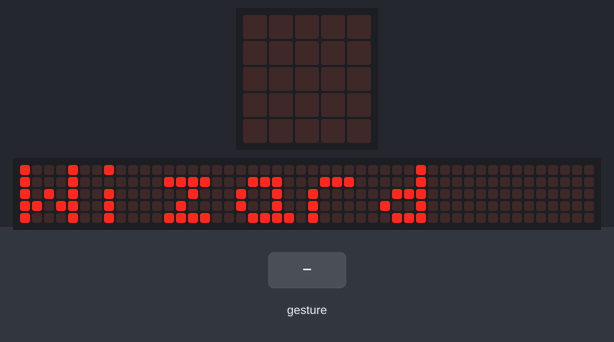
This program was run on a simulated BBC micro:bit (MakeCode). Parts: the board's 5×5 LED display, a strip that is not on the board, showing the scrolling text unrolled. Inputs (shaded band) come from the test bench. Random numbers come from a fixed seed; a tilt is held for 1.5 s and a shake lasts 1 s, then the board lies face up again; the 48×5 strip is a reading aid, not a part: it shows the text the display is scrolling, unrolled, one strip-width of it at a time.

Above: at 5.9 s.
7.6 s: gesture 'shake'
At 13.87 s:
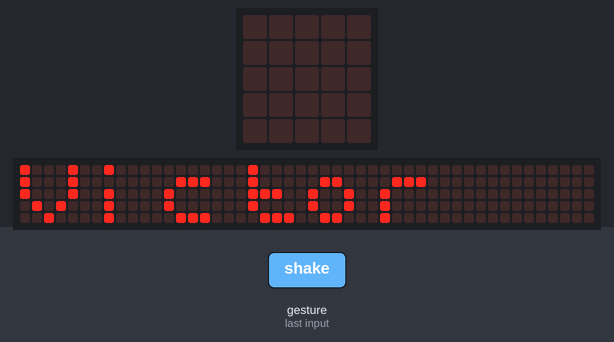
At 14.6 s:
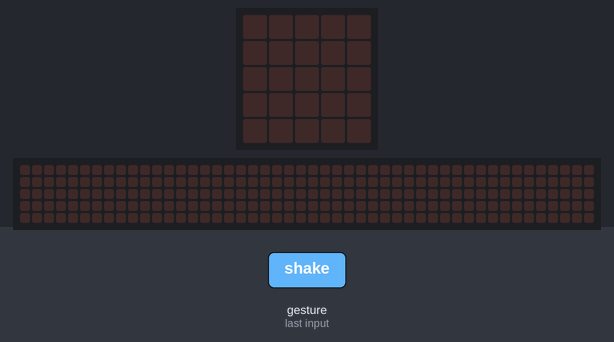

Measured:
- after the input at 7.6 s, the display: changes after 0.20 s (image 1)
- what the display in image 0 shows lasts 0.4 s, from 5.9 s to 6.3 s

The program:

main.ts
```typescript
input.onGesture(Gesture.Shake, function () {
    sorteio = randint(0, 4)
    if (sorteio == 0) {
        basic.showString("Maria")
    } else if (sorteio == 1) {
        basic.showString("Victor")
    } else if (sorteio == 2) {
        basic.showString("Ana")
    } else if (sorteio == 3) {
        basic.showString("Lucas")
    } else {
        basic.showString("Helena")
    }
})
let sorteio = 0
basic.showString("Wizard")
```

test.ts
```typescript
// testes vão aqui; isto não será compilado quando este pacote for usado como uma extensão.
```
